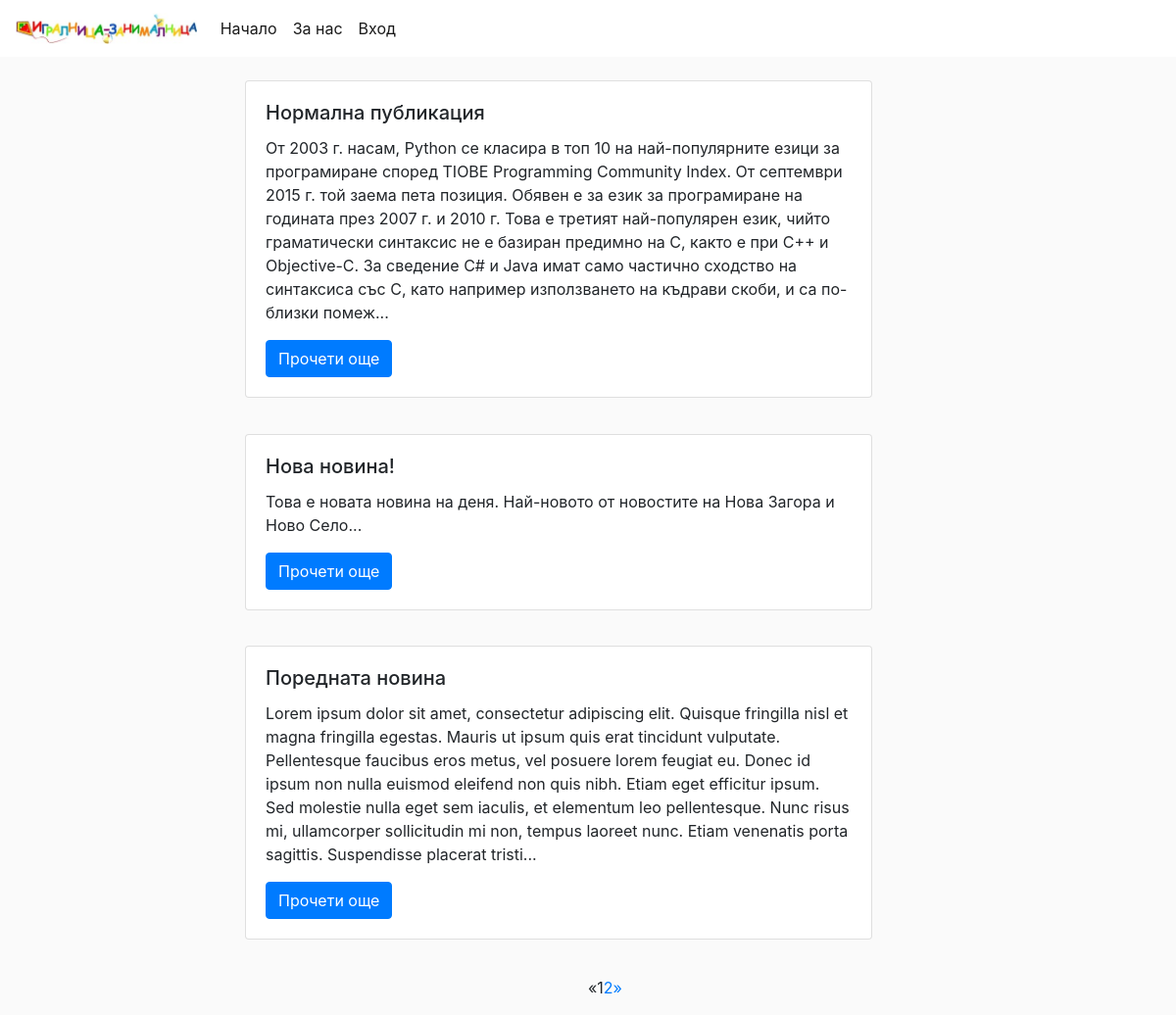
The app's page /, older data.
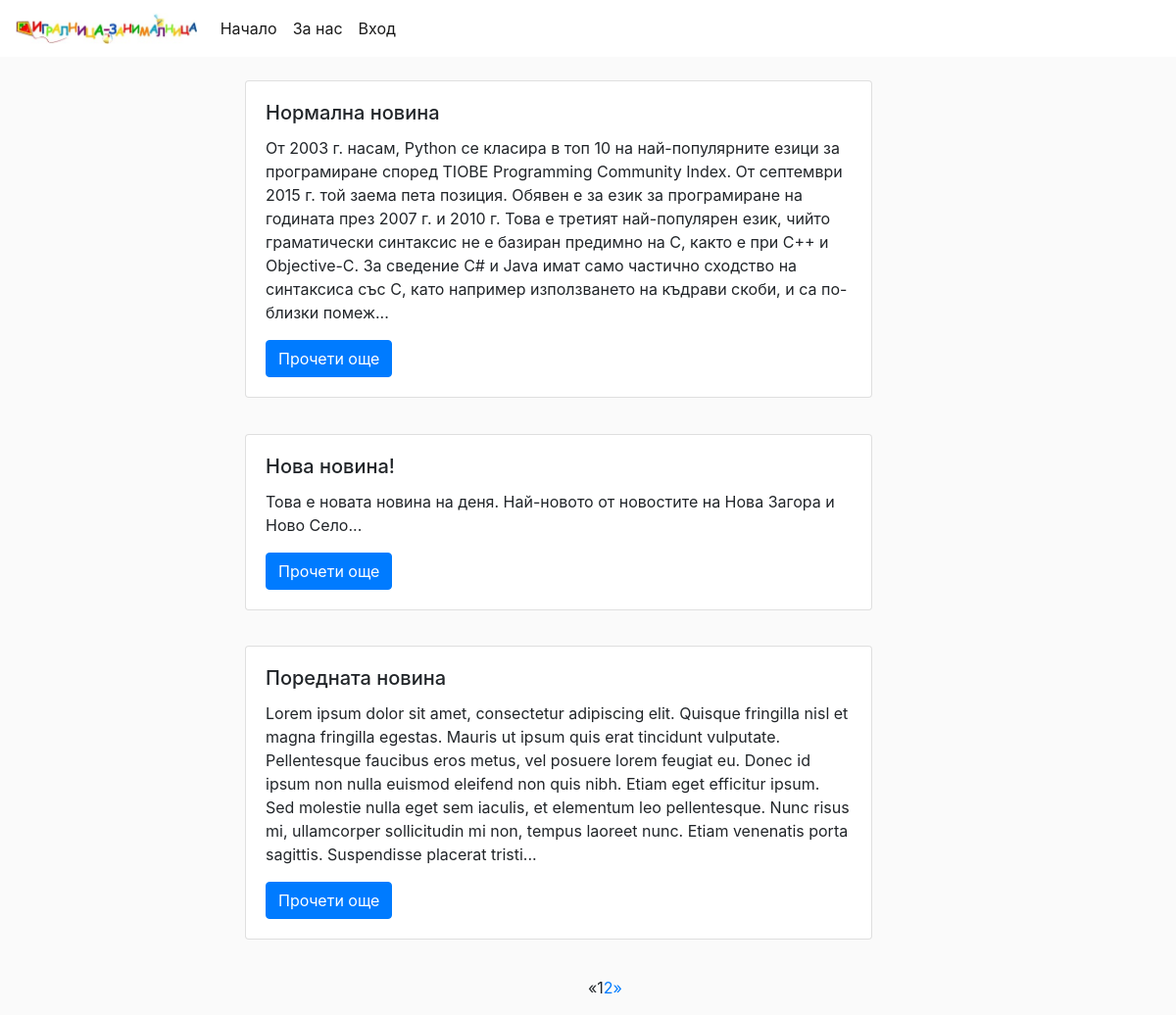
The same page, newer data.
### news/models.py (models this page shows, shortened)
class Post(models.Model):
    title = models.CharField('заглавие', max_length=50, default='No title')
    pub_date = models.DateField('дата на публикуване', auto_now_add=True)
    content = models.TextField('съдържание', default='No content')
    class Meta:
        verbose_name = 'публикация'
        verbose_name_plural = 'публикации'
    def short_content(self):
        return f"{self.content:.500}..."

### news/views.py (the view)
# urls.py: urlpatterns = [path('', views.NewsList.as_view(), name='index'),
class NewsList(ListView):
    model = Post
    template_name = 'news-list.html'
    context_object_name = 'posts'
    paginate_by = 3
    def get_queryset(self):
        return Post.objects.all().order_by('-pub_date', '-pk')

### news/templates/news-list.html (shortened to what this page needs)
{% extends 'index.html' %}
{% block body %}
    <div class="row">
        <div class="col-lg-2"></div>
            <div class="col-lg-8">
            {% for post in posts %}
                <div class="container" style="margin-bottom: 5%">
                    <div class="card" style="width: 40rem;">
                        <div class="card-body" style="border: 5%">
                            <h5 class="card-title">{{post.title}}</h5>
                                <p class="card-text">{{post.short_content}}</p>
                                <a href="{% url 'details' post.id %}" class="btn btn-primary">Прочети още</a>
                        </div>
                    </div>
                </div>
        {% endfor %}
                </div>
        <div class="col-lg-2"></div>
{% include 'pages.html' %}
    </div>
{% endblock %}

### common/templates/index.html (shortened to what this page needs)
<!DOCTYPE html>
<html lang="bg">
<head>
    <link rel="stylesheet" href="https://stackpath.bootstrapcdn.com/bootstrap/4.3.1/css/bootstrap.min.css">
    {% load static %}
    <link rel="stylesheet" type="text/css" href="{% static 'index.css' %}">
</head>
<body>
    {% include 'navbar.html' %}
        <div class="container" style="margin-top: 2%">
        {% block body %}
        {% endblock %}
        </div>
</body>
</html>

### common/templates/navbar.html (shortened to what this page needs)
{% load static %}
<nav class="navbar navbar-expand-lg navbar-light" style="background-color: white;" >
  <img class="navbar-brand" src="{% static 'logo.jpg' %}" height="42" alt="Logo">
  <div class="collapse navbar-collapse" id="navbarNavDropdown">
    <ul class="navbar-nav">
      <li class="nav-item active">
      <a class="nav-link" href="{% url 'index' %}">Начало</a>
      </li>
      <li class="nav-item active">
        <a class="nav-link" href="{% url 'about' %}">За нас</a>
      </li>
       {% if not user.is_authenticated %}
      <li class="nav-item active">
        <a class="nav-link" href="{% url 'login' %}">Вход</a>
      </li>
           {% endif %}
    </ul>
  </div>
</nav>

### common/templates/pages.html (shortened to what this page needs)
<div class="col-lg-6">
</div>
{% if is_paginated %}
<ul class="pagination">
    {% if page_obj.has_previous %}
    <li><a href="?page={{ page_obj.previous_page_number }}">&laquo;</a></li>
    {% else %}
    <li class="disabled"><span>&laquo;</span></li>
    {% endif %} {% for i in paginator.page_range %} {% if page_obj.number == i %}
    <li class="active"><span>{{ i }} <span class="sr-only">(current)</span></span>
    </li>
    {% else %}
    <li><a href="?page={{ i }}">{{ i }}</a></li>
    {% endif %} {% endfor %} {% if page_obj.has_next %}
    <li><a href="?page={{ page_obj.next_page_number }}">&raquo;</a></li>
    {% else %}
    <li class="disabled"><span>&raquo;</span></li>
    {% endif %}
</ul>
{% endif %}

### common/static/index.css (style rules this page uses)
body { background: #fafafa; }

Row changes from the older to the newer data that the page shows:
changed Post: title "Нормална публикация" → "Нормална новина"
